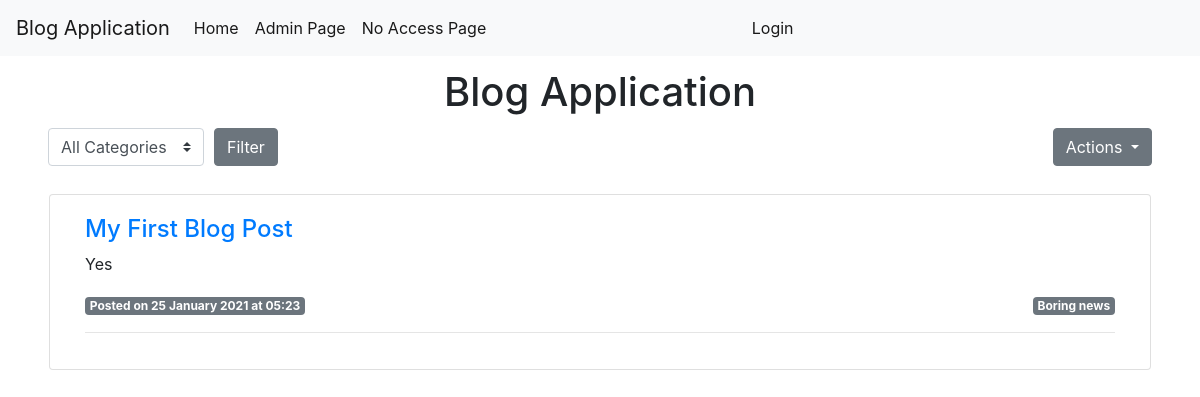
The page / on the database its author committed.
### blogapp/models.py (models this page shows, shortened)
class Post(models.Model):
    title = models.CharField(max_length=255)
    author = models.ForeignKey(User, on_delete=models.CASCADE)
    body = models.TextField(blank=True)
    snippet = models.TextField()
    post_date = models.DateTimeField(auto_now_add=True)
    category = models.ForeignKey('Category', null=True, on_delete=models.SET_NULL)
    visible = models.BooleanField(default=False)
    likes = models.IntegerField(default=0)
    locked = models.BooleanField(default=False)

class Category(models.Model):
    name = models.CharField(max_length=128)
    def __str__(self):
        return self.name
    class Meta:
        verbose_name_plural = "categories"

### blogapp/views.py (the view)
# urls.py: path('', views.MainView, name='MainView'),
def MainView(request):
    posts = Post.objects.filter(visible=True)
    categories = Category.objects.all()
    category = ''
    if request.method == 'GET':
        if 'category' in request.GET:
            category = request.GET['category']
            if category != 'All':
                posts = Post.objects.filter(category__name=category, visible=True)
    ctx = {'posts' : posts.order_by('-post_date'), 'category' : category, 'categories' : categories}
    return render(request, 'blogapp/mainview.html', ctx)

### blogapp/templates/blogapp/mainview.html (shortened to what this page needs)
{% extends "base.html" %}
{% block header %} Blog Application {% endblock %}
{% block content %}
    <div class="row">
        <div class="col">
            <div class="d-inline-block">
				<form method="GET">
					<div class="form-row align-items-center">
						<div class="col-auto my-1">
							<select class="custom-select mr-sm-2" name="category">
								<option value='All'>All Categories</option>
							</select>
						</div>
						<div class="col-auto my-1">
							<button type="submit" class="btn btn-secondary">Filter</button>
						</div>
					</div>
				</form>
			</div>
			<div class="float-right my-1">
				<div class="btn-group">
					<button type="button" class="btn btn-secondary dropdown-toggle" data-toggle="dropdown" aria-haspopup="true" aria-expanded="false">
						Actions
					</button>
				</div>
			</div>
		</div>
	</div>
		<div style="height: 0.5em; width: auto;"></div>
	<div class="row">
		<div style="margin: 1em; width: 100%;">
			<div class="card">
				<div class="card-body">
						<div class="col-md-12">
							{% for post in posts %}
								<h4><a href="{% url 'blog:PostDetailView' post.pk %}">{{ post.title }}</a></h4>
								<p class="text-justify">{{ post.snippet }}</p>
								<div>
									<span class="badge badge-secondary">
										Posted on {{ post.post_date|date:'d F Y'}} at {{ post.post_date|date:'H:i' }}
									</span>
									<div class="float-right">
										<span class="badge badge-secondary">{{ post.category }}</span>
									</div>
								</div>
								<hr>
							{% endfor %}
						</div>
				</div>
			</div>
		</div>
	</div>
{% endblock %}

### rows shown on the page
Post: title "My First Blog Post", snippet "Yes", post_date "25 January 2021", post_date "05:23", category "Boring news"
